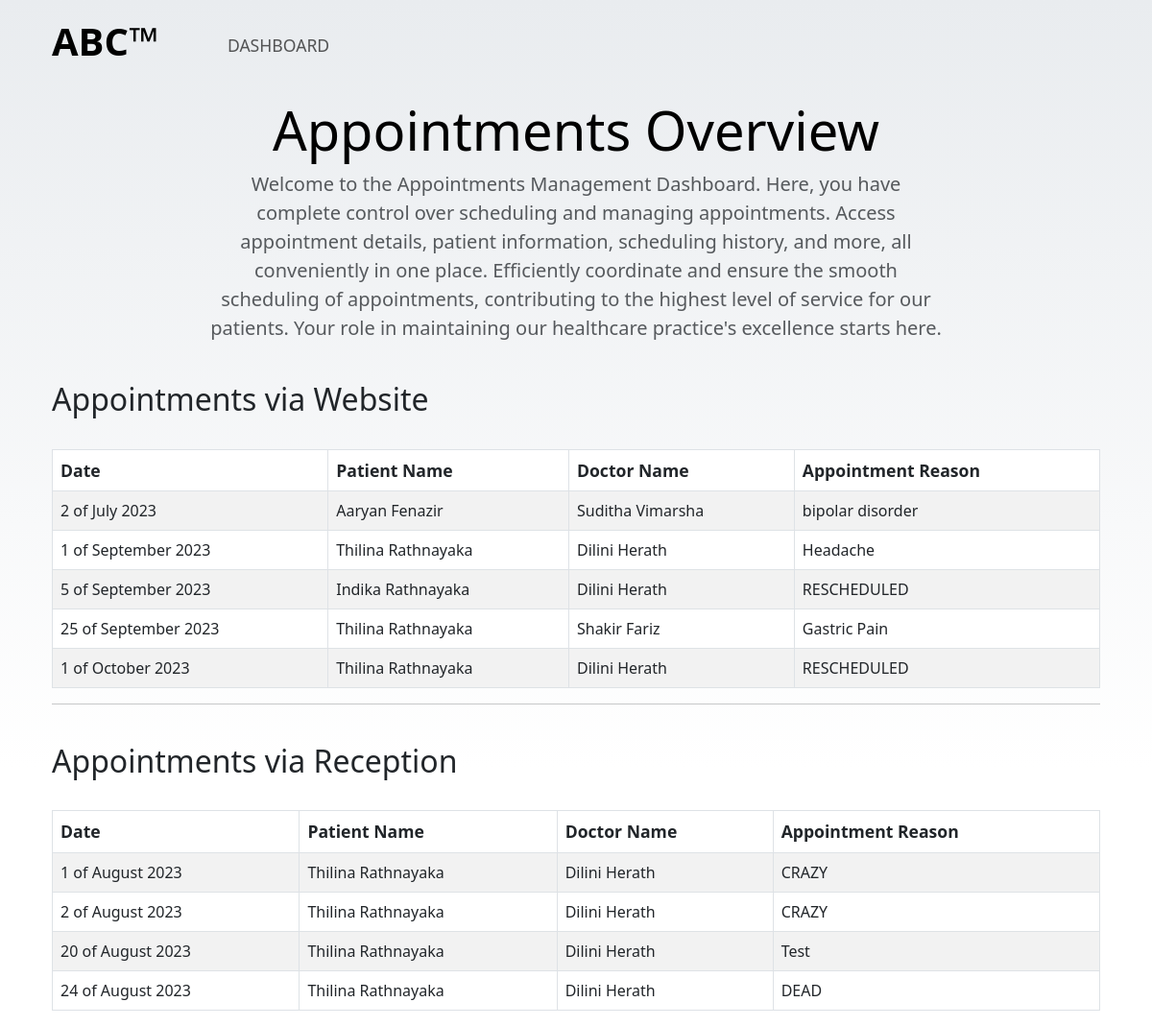
/ABC_VIRTUAL/aa_a_view.php, run on the app's committed database.
### tables this page shows
CREATE TABLE `appointments` (
  `a_ID` int NOT NULL AUTO_INCREMENT,
  `a_date` date DEFAULT NULL,
  `a_reason` varchar(45) DEFAULT NULL,
  `a_reschedule_reason` varchar(45) DEFAULT NULL,
  `patients_p_ID` int NOT NULL,
  `doctors_d_ID` int NOT NULL,
  PRIMARY KEY (`a_ID`),
  KEY `fk_appointments_doctors_idx` (`doctors_d_ID`),
  KEY `fk_appointments_patients1_idx` (`patients_p_ID`),
  CONSTRAINT `fk_appointments_doctors` FOREIGN KEY (`doctors_d_ID`) REFERENCES `doctors` (`d_ID`),
  CONSTRAINT `fk_appointments_patients1` FOREIGN KEY (`patients_p_ID`) REFERENCES `patients` (`p_ID`)
);

CREATE TABLE `patients` (
  `p_ID` int NOT NULL AUTO_INCREMENT,
  `p_firstname` varchar(45) DEFAULT NULL,
  `p_lastname` varchar(45) DEFAULT NULL,
  `p_age` int DEFAULT NULL,
  `p_gender` varchar(45) DEFAULT NULL,
  `p_address` varchar(45) DEFAULT NULL,
  `p_contact` varchar(45) DEFAULT NULL,
  `users_u_ID` int NOT NULL,
  PRIMARY KEY (`p_ID`),
  KEY `fk_patients_users1_idx` (`users_u_ID`),
  CONSTRAINT `fk_patients_users1` FOREIGN KEY (`users_u_ID`) REFERENCES `users` (`u_ID`)
);

CREATE TABLE `r_appointments` (
  `a_ID` int NOT NULL AUTO_INCREMENT,
  `a_firstname` varchar(45) DEFAULT NULL,
  `a_lastname` varchar(45) DEFAULT NULL,
  `a_date` date DEFAULT NULL,
  `a_reason` varchar(45) DEFAULT NULL,
  `a_reschedule_reason` varchar(45) DEFAULT NULL,
  `receptionists_r_ID` int NOT NULL,
  `doctors_d_ID` int NOT NULL,
  PRIMARY KEY (`a_ID`),
  KEY `fk_appointments_copy1_receptionists1_idx` (`receptionists_r_ID`),
  KEY `fk_r_appointments_doctors1_idx` (`doctors_d_ID`),
  CONSTRAINT `fk_appointments_copy1_receptionists1` FOREIGN KEY (`receptionists_r_ID`) REFERENCES `receptionists` (`r_ID`),
  CONSTRAINT `fk_r_appointments_doctors1` FOREIGN KEY (`doctors_d_ID`) REFERENCES `doctors` (`d_ID`)
);

CREATE TABLE `doctors` (
  `d_ID` int NOT NULL AUTO_INCREMENT,
  `d_firstname` varchar(45) DEFAULT NULL,
  `d_lastname` varchar(45) DEFAULT NULL,
  `d_specialization` varchar(45) DEFAULT NULL,
  `d_contact` varchar(45) DEFAULT NULL,
  `users_u_ID` int NOT NULL,
  PRIMARY KEY (`d_ID`),
  KEY `fk_doctors_users1_idx` (`users_u_ID`),
  CONSTRAINT `fk_doctors_users1` FOREIGN KEY (`users_u_ID`) REFERENCES `users` (`u_ID`)
);

### ABC_VIRTUAL/aa_a_view.php (the view, shortened to what this page needs)
<!DOCTYPE html>
<html>
<head>
    <link rel="stylesheet" href="./Frameworks/Bootstrap-5.3.1/bootstrap-5.3.1-dist/css/bootstrap.min.css">
    <link rel="stylesheet" href="./aa_p_view.css">
    <link rel="stylesheet" href="./base.css">
</head>
<body>
    <?php
    include 'connect_DB.php';
    $monthNames = array(
        1 => 'January ', 2 => 'February ', 3 => 'March ', 4 => 'April ', 5 => 'May ', 6 => 'June ',
        7 => 'July ', 8 => 'August ', 9 => 'September ', 10 => 'October ', 11 => 'November ', 12 => 'December '
    );
    $sqlAppointmentsWithPatientsAndDoctors = "
    SELECT a.a_ID, DAY(a.a_date) AS a_date, MONTH(a.a_date) AS a_month, YEAR(a.a_date) AS a_year, a.a_reason, a.a_reschedule_reason, p.p_firstname, p.p_lastname, d.d_ID, CONCAT(d.d_firstname, ' ', d.d_lastname) AS d_name
    FROM appointments a
    INNER JOIN patients p ON a.patients_p_ID = p.p_ID
    INNER JOIN doctors d ON a.doctors_d_ID = d.d_ID
    ORDER BY a_month ASC
    ";
    $resultAppointmentsWithPatientsAndDoctors = mysqli_query($connection, $sqlAppointmentsWithPatientsAndDoctors);
    $sqlRecAppointmentsWithPatientsAndDoctors = "
    SELECT ra.a_ID, DAY(ra.a_date) AS a_date, MONTH(ra.a_date) AS a_month, YEAR(ra.a_date) AS a_year, ra.a_reason, ra.a_reschedule_reason, ra.a_firstname, ra.a_lastname, d.d_firstname, d.d_lastname
    FROM r_appointments ra
    LEFT JOIN doctors d ON ra.doctors_d_ID = d.d_ID
    ORDER BY a_month ASC
    ";
    $resultRecAppointmentsWithPatientsAndDoctors = mysqli_query($connection, $sqlRecAppointmentsWithPatientsAndDoctors);
    ?>
    <div id="home">
        <div class="container cover-head">
            <nav class="navbar navbar-expand-lg bg-body-transparent home-cont">
                <div class="container-fluid">
                    <a class="navbar-brand fw-bold" href="#">ABC™</a>
                    <div class="collapse navbar-collapse" id="navbarTogglerDemo02">
                        <ul class="navbar-nav me-auto mb-2 mb-lg-0">
                            <li class="nav-item">
                                <a class="nav-link nav-item-nav" aria-current="page" href="./aa_home.php">DASHBOARD</a>
                            </li>
                        </ul>
                    </div>
                </div>
            </nav>
            <div class="container details-cont">
                <main>
                    <div class="pricing-header p-3 pb-md-4 mx-auto text-center">
                        <h1 class="display-4 fw-normal text-body-emphasis">Appointments Overview</h1>
                        <p class="fs-5 text-body-secondary">Welcome to the Appointments Management Dashboard. Here, you have complete control over scheduling and managing appointments. Access appointment details, patient information, scheduling history, and more, all conveniently in one place. Efficiently coordinate and ensure the smooth scheduling of appointments, contributing to the highest level of service for our patients. Your role in maintaining our healthcare practice's excellence starts here.</p>
                    </div>
                    <div class="table-responsive">
                        <h2>Appointments via Website</h2><br>
                        <table class="table table-appointments table-striped table-bordered">
                            <thead>
                                <tr>
                                    <th>Date</th>
                                    <th>Patient Name</th>
                                    <th>Doctor Name</th>
                                    <th>Appointment Reason</th>
                                </tr>
                            </thead>
                            <tbody>
                                <?php
                                while ($row = mysqli_fetch_assoc($resultAppointmentsWithPatientsAndDoctors)) {
                                    $month =
                                        $monthNames[$row["a_month"]];
                                    echo "<tr>";
                                    echo "<td>" . $row["a_date"] . " of " . $month .  $row["a_year"] . "</td>";
                                    echo "<td>" . $row['p_firstname'] . " " . $row['p_lastname'] . "</td>";
                                    echo "<td>" . $row['d_name'] . "</td>";
                                    echo "<td>" . $row['a_reason'] . "</td>";
                                    echo "</tr>";
                                }
                                ?>
                            </tbody>
                        </table>
                        <hr>
                        <br>
                        <h2>Appointments via Reception</h2><br>
                        <table class="table table-appointments table-striped table-bordered">
                            <thead>
                                <tr>
                                    <th>Date</th>
                                    <th>Patient Name</th>
                                    <th>Doctor Name</th>
                                    <th>Appointment Reason</th>
                                </tr>
                            </thead>
                            <tbody>
                                <?php
                                while ($row = mysqli_fetch_assoc($resultRecAppointmentsWithPatientsAndDoctors)) {
                                    $month =
                                        $monthNames[$row["a_month"]];
                                    echo "<tr>";
                                    echo "<td>" . $row["a_date"] . " of " . $month .  $row["a_year"] . "</td>";
                                    echo "<td>" . $row['a_firstname'] . " " . $row['a_lastname'] . "</td>";
                                    echo "<td>" . $row['d_firstname'] . " " . $row['d_lastname'] . "</td>";
                                    echo "<td>" . $row['a_reason'] . "</td>";
                                    echo "</tr>";
                                }
                                ?>
                            </tbody>
                        </table>
                    </div>
                </main>
            </div>
        </div>
    </div>
</body>
</html>

### ABC_VIRTUAL/connect_DB.php (shortened to what this page needs)
<!DOCTYPE html>
<html lang="en">
<head>
</head>
<body>
</body>
</html>

### ABC_VIRTUAL/aa_p_view.css (style rules this page uses)
#home { height: 100vh; background-image: linear-gradient(180deg, var(--bs-secondary-bg), var(--bs-body-bg)); }
a.navbar-brand { font-size: 2.5rem; }
a.nav-item-nav { font-size: 1.1rem; font-weight: 500; margin-top: .5rem; margin-left: 3rem; }
div.cover-head { position: relative; }
.pricing-header { max-width: 800px; }
th { font-size: 1.1rem; }

### ABC_VIRTUAL/base.css (style rules this page uses)
:root { --mainhc: #f74349; --mainhc2: #ff565b; --mainc: #363636; --mainc2: #585858; }

### data on the page
appointments: a_date "2", month "July", a_year "2023", patients_p_ID.p_firstname "Aaryan", patients_p_ID.p_lastname "Fenazir", d_name "Suditha Vimarsha", a_reason "bipolar disorder"
appointments: a_date "1", month "September", a_year "2023", patients_p_ID.p_firstname "Thilina", patients_p_ID.p_lastname "Rathnayaka", d_name "Dilini Herath", a_reason "Headache"
appointments: a_date "5", month "September", a_year "2023", patients_p_ID.p_firstname "Indika", patients_p_ID.p_lastname "Rathnayaka", d_name "Dilini Herath", a_reason "RESCHEDULED"
appointments: a_date "25", month "September", a_year "2023", patients_p_ID.p_firstname "Thilina", patients_p_ID.p_lastname "Rathnayaka", d_name "Shakir Fariz", a_reason "Gastric Pain"
appointments: a_date "1", month "October", a_year "2023", patients_p_ID.p_firstname "Thilina", patients_p_ID.p_lastname "Rathnayaka", d_name "Dilini Herath", a_reason "RESCHEDULED"
r_appointments: a_date "1", month "August", a_year "2023", a_firstname "Thilina", a_lastname "Rathnayaka", doctors_d_ID.d_firstname "Dilini", doctors_d_ID.d_lastname "Herath", a_reason "CRAZY"
r_appointments: a_date "2", month "August", a_year "2023", a_firstname "Thilina", a_lastname "Rathnayaka", doctors_d_ID.d_firstname "Dilini", doctors_d_ID.d_lastname "Herath", a_reason "CRAZY"
r_appointments: a_date "20", month "August", a_year "2023", a_firstname "Thilina", a_lastname "Rathnayaka", doctors_d_ID.d_firstname "Dilini", doctors_d_ID.d_lastname "Herath", a_reason "Test"
r_appointments: a_date "24", month "August", a_year "2023", a_firstname "Thilina", a_lastname "Rathnayaka", doctors_d_ID.d_firstname "Dilini", doctors_d_ID.d_lastname "Herath", a_reason "DEAD"
